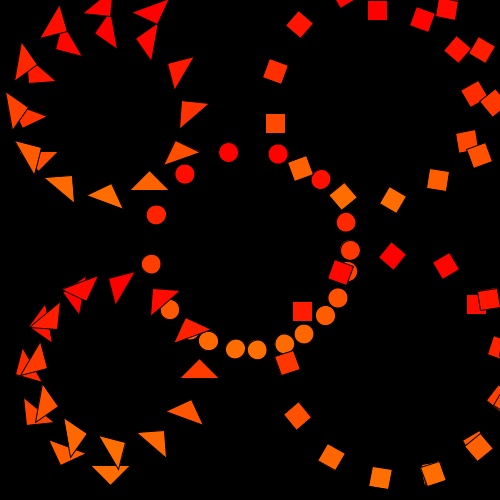
Frame 1 (no input)
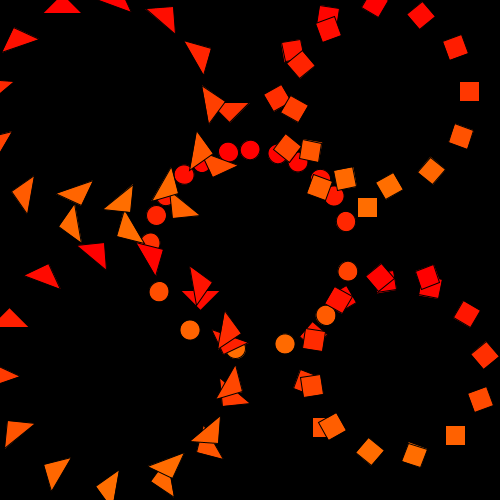
Frame 60 (the mouse pressed at the canvas centre just before this capture)
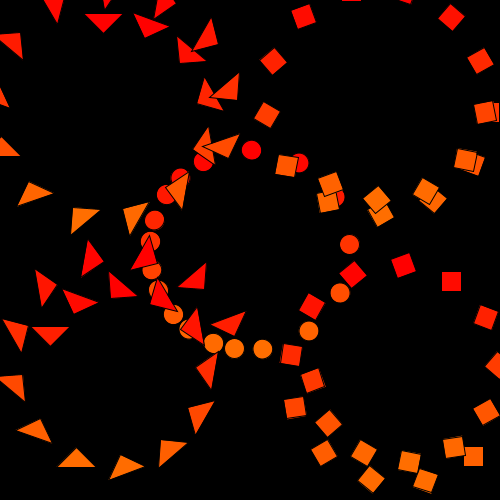
Frame 120 (the mouse held since frame 60 and released just before this capture)

The Processing sketch that drew these frames (run headless with seeded random() and noise(); from frame 60 on, the mouse is pressed at the canvas centre):

// Processing sketch: processing_121155
// ── processing_121155.pde

float counter = 0;

void setup()
{
  size(500, 500);
  colorMode(HSB, 360, 100, 100);
}

void draw()
{
  background(0);
  
  translate(width/2, height/2);
  
  for (int i=0; i<360; i+=20)
 {
   pushMatrix();
   translate(cos(counter)*100, sin(counter)*100);
   
   float h = map(sin(counter), -1, 1, 0, 26);
   fill(h, 100, 100);
   rotate(radians(i));
   ellipse(0, 0, 20, 20);
   popMatrix();
   
   counter += 0.5;
 }
 
   for (int i=0; i<360; i+=20)
 {
   pushMatrix();
   translate(cos(counter)*100, sin(counter)*100);
   
   translate(-140, -140);
   float h = map(sin(counter), -1, 1, 0, 26);
   fill(h, 100, 100);
   rotate(radians(i));
   triangle(0, 0, 20, 20 , 40, 0);
   popMatrix();
   
   counter += 0.5;
 }
 
   for (int i=0; i<360; i+=20)
 {
   pushMatrix();
   translate(cos(counter)*100, sin(counter)*100);
   
   translate(150, 120);
   float h = map(sin(counter), -1, 1, 0, 26);
   fill(h, 100, 100);
   rotate(radians(i));
   rect(0, 0, 20, 20);
   popMatrix();
   
   counter += 0.5;
 }
 
    for (int i=0; i<360; i+=20)
 {
   pushMatrix();
   translate(cos(counter)*100, sin(counter)*100);
   
   translate(-130, 120);
   float h = map(sin(counter), -1, 1, 0, 26);
   fill(h, 100, 100);
   rotate(radians(i));
   triangle(0, 0, 20, 20 , 40, 0);
   popMatrix();
   
   counter += 0.5;
 }
 
   for (int i=0; i<360; i+=20)
 {
   pushMatrix();
   translate(cos(counter)*100, sin(counter)*100);
   
   translate(130, -150);
   float h = map(sin(counter), -1, 1, 0, 26);
   fill(h, 100, 100);
   rotate(radians(i));
   rect(0, 0, 20, 20);
   popMatrix();
   
   counter += 0.5;
 }
}
